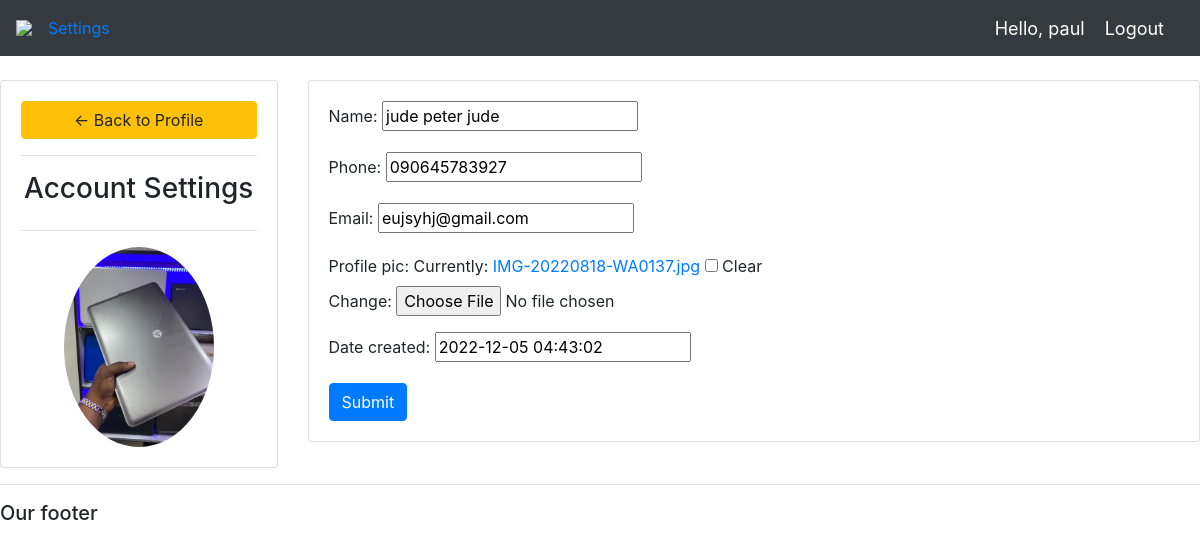
Screenshot of /khamy_temp/ (signed in) with the database file from the repository.
### khamy_app/models.py (models this page shows, shortened)
class Customer(models.Model):
    user = models.OneToOneField(User, null=True, blank=True, on_delete=models.CASCADE)
    name = models.CharField(max_length=200, null=True)
    phone = models.CharField(max_length=200, null=True)
    email = models.CharField(max_length=200, null=True)
    profile_pic = models.ImageField(default="profile2.png", null=True, blank=True)
    date_created = models.DateTimeField(max_length=200, null=True)

### khamy_app/decorators.py (the view)
        def wrapper_func(request, *args, **kwargs):
            group = None
            if request.user.groups.exists():
                group = request.user.groups.all()[0].name
            if group in allowed_roles:
                return view_func(request, *args, **kwargs)
            else:
                return HttpResponse('You are not authorized to view this page.')

### khamy_app/forms.py
class CustomerForm(ModelForm):
    class Meta:
        model = Customer
        fields = '__all__'
        exclude = ['user']

### khamy_app/views.py (called while the page is built)
@login_required(login_url='login')
@allowed_users(allowed_roles=['customer'])
def accountSettings(request):
    customer = request.user.customer
    form = CustomerForm(instance=customer)
    if request.method == 'POST':
        form = CustomerForm(request.POST, request.FILES, instance=customer)
        if form.is_valid():
            form.save()
    context = {'form':form}
    return render(request, 'khamy_temp/khamy_temp_settings.html', context) #returning khamy_temo_settings.html from templates

### khamy_app/templates/khamy_temp/khamy_temp_settings.html (shortened to what this page needs)
{% extends 'khamy_temp/main.html' %}
{% load static %}
{% block content %}
<br>
<div class="row">
    <div class="col-md-3">
        <div class="card card-body">
            <a class="btn btn-warning" href="{% url 'home' %}"> &#8592; Back to Profile</a>
            <hr>
            <h3 style="text-align: center;">Account Settings</h3>
            <hr>
            <img class="profile-pic" src="{{request.user.customer.profile_pic.url}}">
        </div>
    </div>
    <div class="col-md-9">
        <div class="card card-body">
            <form method="POST" action="" enctype="multipart/form-data">
                {{form.as_p}}
                <input class="btn btn-primary" type="submit" name="Update Information">
            </form>
        </div>
    </div>
</div>
{% endblock %}

### khamy_app/templates/khamy_temp/navbar.html (shortened to what this page needs)
{% load static %}
<nav class="navbar navbar-expand-lg navbar-dark bg-dark">
    <img src="{% static 'images/logo.png' %}">
    <div class="collapse navbar-collapse" id="navbarNavAltMarkup">
      {% if request.user.is_staff %}
      <div class="navbar-nav">
        <a class="nav-item nav-link active" href="{% url 'home' %}">Dashboard</a>
        <a class="nav-item nav-link" href="{% url 'products' %}">Products</a>
      </div>
      {% else %}
      <div class="nav-item">
        <a class="nav-link" href="{% url 'khamy_temp' %}">Settings</a>
      </div>
      {% endif %}
    </div>
    <span class="hello-msg">Hello, {{request.user}}</span>
    <span><a class="hello-msg" href="{% url 'logout' %}">Logout</a></span>
  </nav>

### static/css/main.css (style rules this page uses)
body { background-color: #ebeff5; }

### khamy_app/templates/khamy_temp/navbar.html (style rules this page uses)
.hello-msg { font-size: 18px; color: #fff; margin-right: 20px; }

### khamy_app/templates/khamy_temp/khamy_temp_settings.html (style rules this page uses)
.profile-pic { max-width: 200px; max-height: 200px; margin: 0 auto; border-radius: 50%; }

### rows the page displays
Customer: name "jude peter jude", phone "090645783927", email "eujsyhj@gmail.com", date_created "2022-12-05 04:43:02"

### other values shown
{{ request.user }} "paul"
